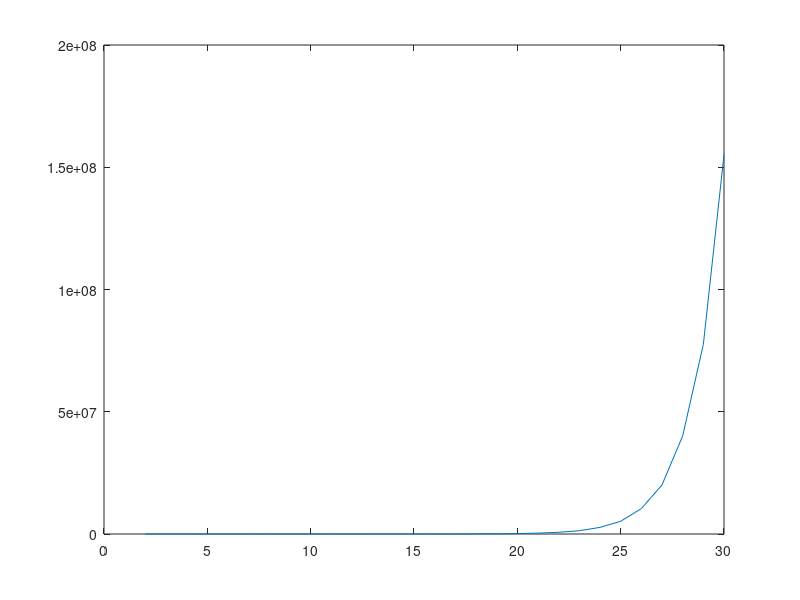

This chart was generated by the following MATLAB code:
clear; clc;

n = 2:30;
m = floor(n/2);

nm = zeros(1,length(n));
for i = 1:length(n)
    nm(i) = nchoosek(n(i),m(i));
end

plot(n,nm);

